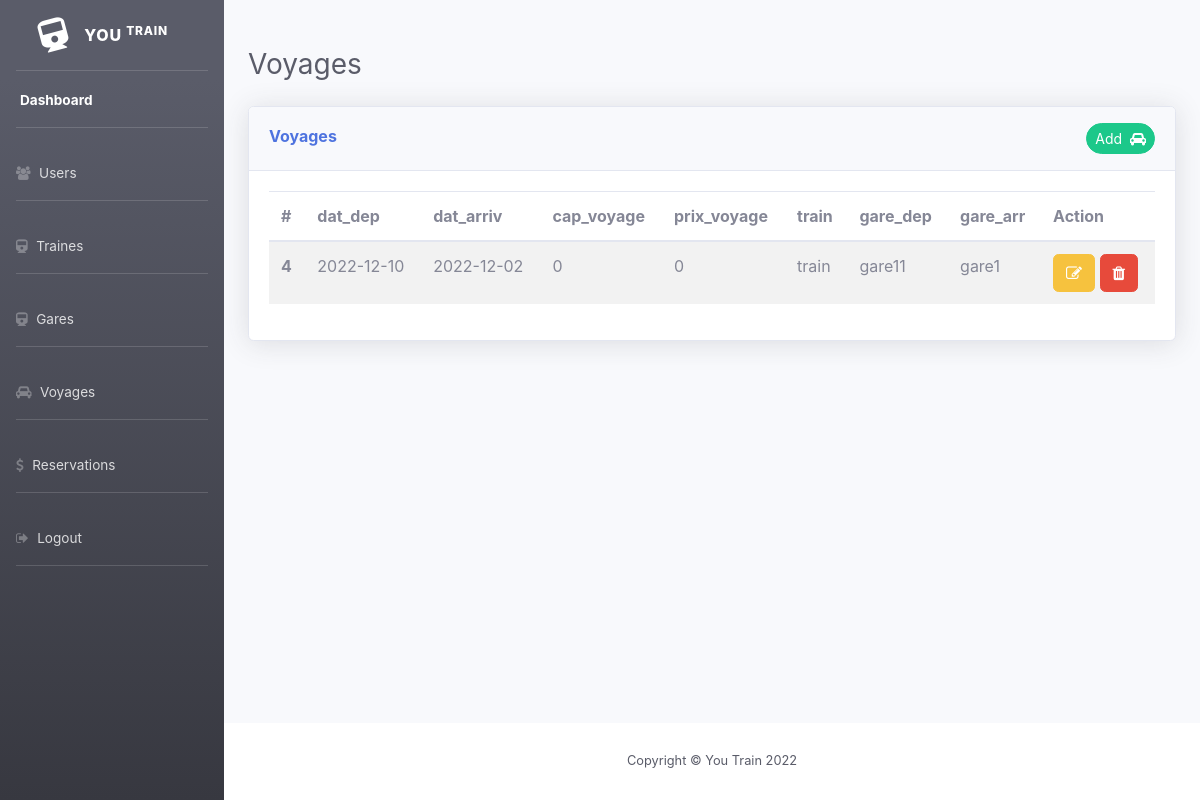
/view/voyages.php, run on an earlier commit of the app's database.
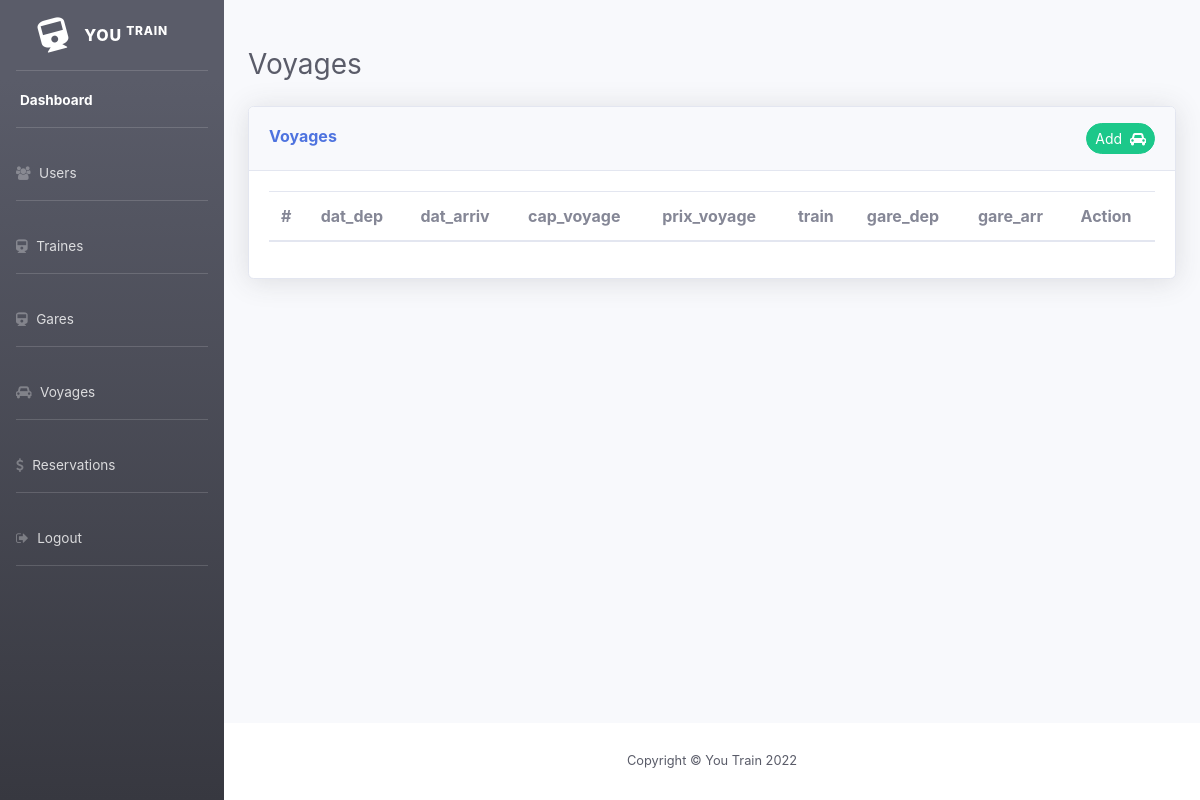
And on a later commit of the database.
### tables this page shows
CREATE TABLE `voyages` (
  `id` int(11) NOT NULL,
  `date_dep` datetime DEFAULT NULL,
  `date_arr` datetime DEFAULT NULL,
  `cap_voyage` int(11) NOT NULL,
  `prix_voyage` int(11) NOT NULL,
  `id_train` int(11) DEFAULT NULL,
  `id_gare_dep` int(11) DEFAULT NULL,
  `id_gare_arr` int(11) DEFAULT NULL
);

CREATE TABLE `trains` (
  `id` int(11) NOT NULL,
  `nom` varchar(255) DEFAULT NULL,
  `capacite_train` int(11) DEFAULT NULL,
  `vitesse` int(11) DEFAULT NULL,
  `etat` int(11) DEFAULT NULL
);

CREATE TABLE `gares` (
  `id` int(11) NOT NULL,
  `nom` varchar(255) DEFAULT NULL,
  `id_ville` int(11) DEFAULT NULL
);

### modal/dbTrain.php (called while the page is built)
<?php
   class DbTrain {
    private $host = "localhost";
    private $user = "root";
    private $pwd = "";
    private $dbName = "management_traines";
    protected  function connexion(){
        try{
        $dsn = 'mysql:host='.$this->host.';dbname=' .$this->dbName;
        $pdo = new PDO($dsn, $this->user, $this->pwd);
        $pdo->setAttribute(PDO::ATTR_DEFAULT_FETCH_MODE, PDO::FETCH_ASSOC);
        return $pdo;
    }catch(PDOException $exp){
            echo 'Erreur' . $exp->getCode() . 'message' . $exp->getMessage();
            die();
    }
    }
   }

### modal/voyagesModal.php (called while the page is built, shortened)
<?php
require_once 'dbTrain.php';
    class VoyagesModal extends DbTrain {
        public function getVoyages(){
        $sql = "SELECT v.*,t.nom as 'nom-train',g1.nom as 'gare-depart',g2.nom as 'gare-arriver' FROM voyages v
        left join trains t on v.id_train=t.id
        left join gares g1 on v.id_gare_dep=g1.id
        left join gares g2 on v.id_gare_arr=g2.id
        ";
        $stm = $this->connexion()->query($sql);
        $result=$stm->fetchAll();
        return $result;
        }
}

### view/voyages.php (the view, shortened to what this page needs)
<?php
include '../modal/voyagesModal.php';
$voyage = new VoyagesModal;
$resultVoyage = $voyage->getVoyages();
?>
<!DOCTYPE html>
<html lang="en">
<head>
    <link rel='stylesheet' href='https://cdnjs.cloudflare.com/ajax/libs/font-awesome/4.7.0/css/font-awesome.min.css'>
    <link href="../css/sb-admin-2.min.css" rel="stylesheet">
</head>
<body>
<div id="wrapper">
<?php include('sidebar.php'); ?>
<div id="content-wrapper" class="d-flex flex-column">
        <div id="content">
            <div class="container-fluid">
                <div class="d-sm-flex align-items-center justify-content-between mb-4 mt-5">
                    <h1 class="h3 mb-0 text-gray-800">Voyages</h1>
                </div>
                <div class="card shadow mb-4">
                        <div class="card-header py-3 d-flex justify-content-between">
                          <div> <h6 class="mt-1 font-weight-bold text-primary">Voyages</h6></div>
                            <div class=''>
                                <button type="button" class="btn btn-success btn-sm rounded-pill" data-bs-toggle="modal" data-bs-target="#addVoyage" id="add-voyage">
                                  <span>Add &nbsp;<i class="fa fa-car"></i></span>
                                </button>
                              </div>
                        </div>
                        <div class="card-body">
                            <div class="table-responsive">
                            <table id="table-gares" class="table table-striped" style="width:100%">
        <thead>
        <tr>
            <th scope="col">#</th>
            <th scope="col">dat_dep</th>
            <th scope="col">dat_arriv</th>
            <th scope="col">cap_voyage</th>
            <th scope="col">prix_voyage</th>
            <th scope="col">train</th>
            <th scope="col">gare_dep</th>
            <th scope="col">gare_arr</th>
            <th scope="col">Action</th>
          </tr>
        </thead>
        <tbody>
          <?php
          foreach($resultVoyage as $voyage){
          ?>
        <tr>
              <th scope="row"><?php echo $voyage['id']; ?></th>
              <td id='td-1'><?php echo $voyage['date_dep']; ?></td>
              <td id='td-2'><?php echo $voyage['date_arr']; ?></td>
              <td id='td-2-1'><?php echo $voyage['cap_voyage']; ?></td>
              <td id='td-2-2'><?php echo $voyage['prix_voyage']; ?></td>
              <td id='td-3' data-train="<?php echo $voyage['id_train']; ?>"><?php echo $voyage['nom-train']; ?></td>
              <td id='td-4'data-gare-dep="<?php echo $voyage['id_gare_dep']; ?>"><?php echo $voyage['gare-depart']; ?></td>
              <td id='td-5' data-gare-arr="<?php echo $voyage['id_gare_arr']; ?>"><?php echo $voyage['gare-arriver']; ?></td>
              <td>
              <button data-bs-toggle="modal" data-bs-target="#addVoyage" onclick="edit(<?php echo $voyage['id']; ?>)"  class="btn btn-warning"  id="<?php echo $voyage['id']; ?>"><i class="fa fa-edit"></i></button>
             <a  href="../controller/deleteVoyage.php?id=<?php echo $voyage['id']; ?>" onclick="return confirm('Are you sure you want to delete this voyage?')" class="btn btn-danger"><i class="fa fa-trash"></i></a>
              </td>
        </tr>
     <?php }?>
        </tbody>
       </table>
                               </div>
                           </div>
                       </div>
               </div>
           </div>
       <?php include('footer.php')?>
       </div>
   </div>
   </body>
   </html>

What changed in the data, as far as the page shows it:
removed voyages: id "4", date_dep "2022-12-10", date_arr "2022-12-02", cap_voyage "0", prix_voyage "0", id_train.nom "train", id_gare_dep.nom "gare11", id_gare_arr.nom "gare1"
